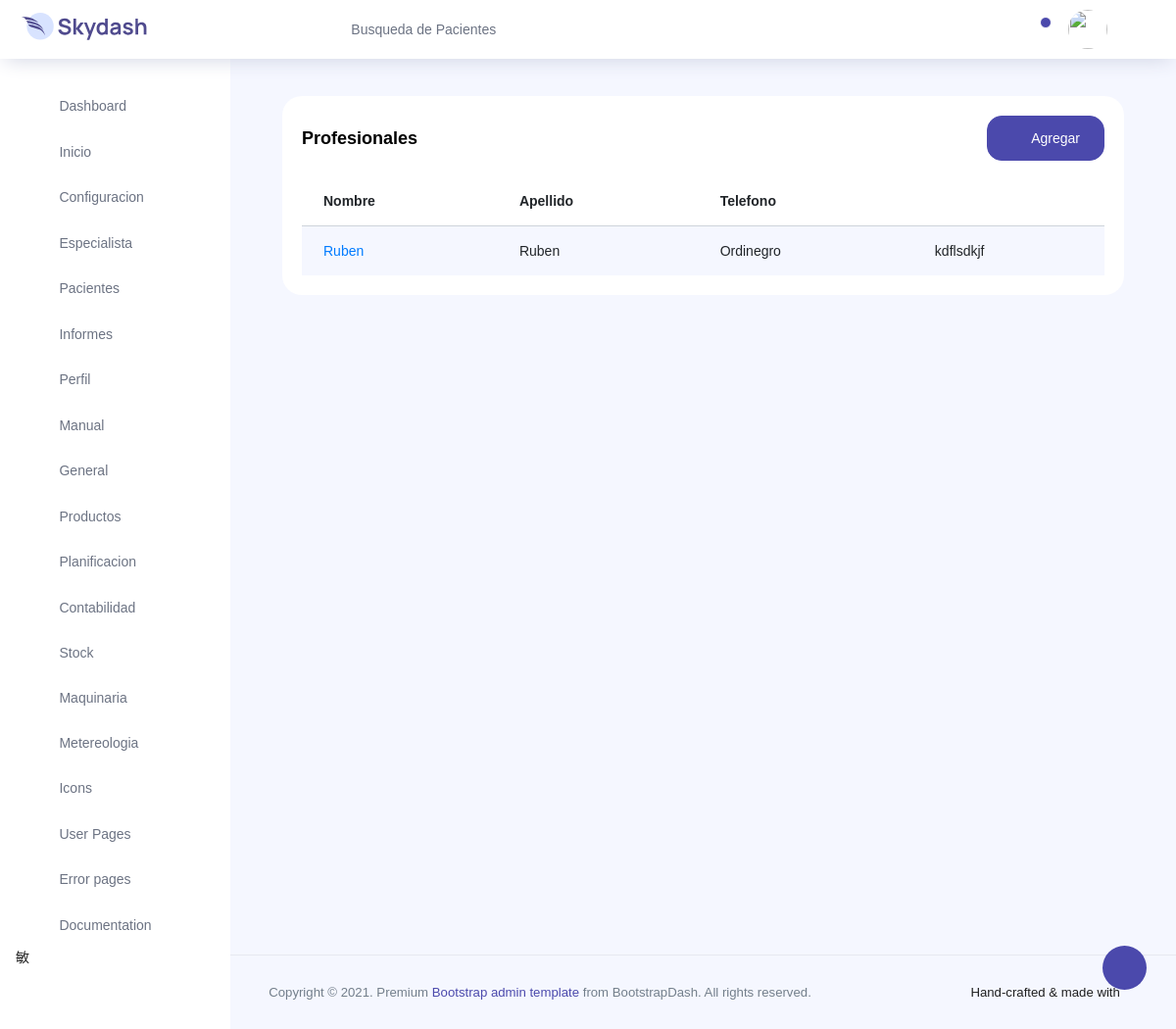
The page /pacientes (signed in) on the database as committed earlier.
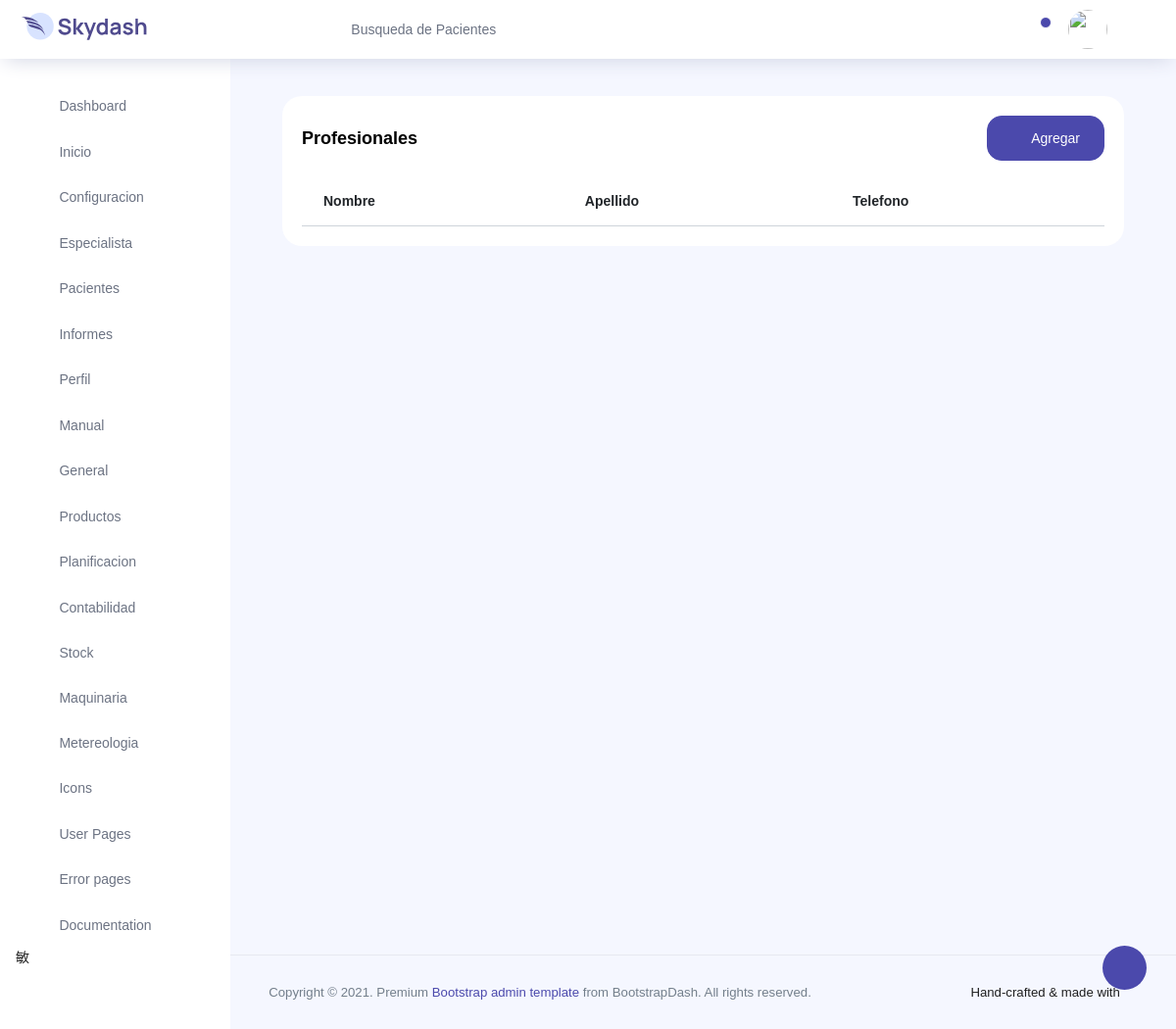
The same page on the database as committed later.
### clinica/models.py (models this page shows, shortened)
class Paciente(models.Model):
    nombre = models.CharField(max_length=100, verbose_name=_('nombre'))
    apellido = models.CharField(max_length=100, verbose_name=_('apellido'))
    fecha_nacimiento = models.DateField(verbose_name=_('fecha_nacimiento'))
    tipo_documento = models.ForeignKey(TipoDocumento, on_delete=models.CASCADE, verbose_name=_('tipo_documento'), null=True, blank=True)
    dni = models.CharField(max_length=30, verbose_name=_('dni'))
    genero = models.CharField(max_length=1, choices=[
                                                        ('F', _('Femenino')),
                                                        ('M', _('Masculino')),
                                                    ]
                            )
    direccion = models.CharField(max_length=100)
    telefono = models.CharField(max_length=30)
    movil = models.CharField(max_length=30)
    email = models.EmailField()
    obra_social = models.ForeignKey(ObraSocial, on_delete=models.CASCADE, verbose_name=_("obra_social"))
    numero_afiliado = models.CharField(max_length=50)
    estado = models.CharField(max_length=1)
    clinicas = models.ManyToManyField(Clinica, related_name='pacientes')

### clinica/views.py (the view, shortened to what this page needs)
# urls.py: path('pacientes', pacientes, name='pacientes'),
@login_required
def pacientes(request, id = None):
    usuario = request.user
    if usuario.rubro_usuario.codigo != 'AC':
        return render(request, 'pag_error.html')
    clinica = usuario.clinica
    print(clinica)
    pacientes = Paciente.objects.filter(clinicas = clinica).order_by('apellido')
    modificacion = False
    form = None
    if request.method == 'GET':
        if id:
            paciente = get_object_or_404(Paciente, id=id, clinicas=clinica)
            form = PacienteABMForm(instance=paciente)
            modificacion = True
        else:
            form = PacienteABMForm()
    return render(request, 'pacientes.html', {
        'form': form,
        'pacientes': pacientes,
        'modificacion': modificacion,
    })

### clinica/form.py
class PacienteABMForm(BaseForm):
    def __init__(self, *args, **kwargs):
        super(PacienteABMForm, self).__init__(*args, **kwargs)
    class Meta:
        model = Paciente
        fields = '__all__'
        exclude = ['clinicas', 'estado']

### clinica/models.py (called while the page is built)
    def __str__(self):
        return str(self.razon_social)

    def __str__(self):
        return str(self.nombre)

    def __str__(self):
        return self.descripcion

### templates/pacientes.html (shortened to what this page needs)
{% extends 'base.html' %}
{% load static %}
{% load i18n %}
{% block plugin_css%}
<link rel="stylesheet" href="{% static 'vendors/datatables.net-bs4/dataTables.bootstrap4.css' %}">
<link rel="stylesheet" type="text/css" href="{% static 'js/select.dataTables.min.css' %}">
<link rel="stylesheet" href="{% static 'node_modules/mdi/font/css/materialdesignicons.min.css' %}">
{% endblock %}
{% block content %}
<div class="col-lg-12 grid-margin stretch-card">
  <div class="card">
    <div class="card-body">
      <div class="d-flex justify-content-between align-items-center mb-3">
        <h4 class="card-title mb-0">{% translate 'Profesionales' %}</h4>
        <a class="btn btn-primary" data-toggle="modal" data-target="#formModal">
          <i class="icon-head menu-icon mr-2"></i>{% translate 'Agregar' %}
        </a>
      </div>
      <div class="table-responsive table-hover">
        <table id='id_tabla' class="table table-striped">
          <thead>
            <tr>
              <th>{% translate 'Nombre' %}</th>
              <th>{% translate 'Apellido' %}</th>
              <th>{% translate 'Telefono' %}</th>
            </tr>
          </thead>
          <tbody>
            {% for paciente in pacientes %}
            <tr>
                <td>
                    <a href="/pacientes/{{ paciente.id }}">{{ paciente.nombre }}</a>
                </td>
                <td>{{ paciente.nombre }}</td>
                <td>{{ paciente.apellido }}</td>
                <td>{{ paciente.telefono }}</td>
            </tr>
            {% endfor %}
        </tbody>
        </table>
      </div>
    </div>
  </div>
</div>
{% endblock %}
{% block nav %}
{% include 'nav_home.html' %}
{% endblock %}

### templates/base.html (shortened to what this page needs)
<!DOCTYPE html>
{% load static %}
<html lang="en">
<head>
  <link rel="stylesheet" href="{% static 'vendors/feather/feather.css' %}">
  <link rel="stylesheet" href="{% static 'vendors/ti-icons/css/themify-icons.css' %}">
  <link rel="stylesheet" href="{% static 'vendors/css/vendor.bundle.base.css' %}">
  <link rel="stylesheet" href="{% static 'node_modules/mdi/font/css/materialdesignicons.min.css' %}"/>
  {% block plugin_css %}
  {% endblock %}
  <link rel="stylesheet" href="{% static 'css/vertical-layout-light/style.css' %}">
</head>
<body>
  <div class="container-scroller">
    <nav class="navbar col-lg-12 col-12 p-0 fixed-top d-flex flex-row">
      <div class="text-center navbar-brand-wrapper d-flex align-items-center justify-content-center">
        <a class="navbar-brand brand-logo mr-5" href="/"><img src="{% static 'images/logo.svg' %}" class="mr-2" alt="logo"/></a>
      </div>
      <div class="navbar-menu-wrapper d-flex align-items-center justify-content-end">
        <button class="navbar-toggler navbar-toggler align-self-center" type="button" data-toggle="minimize">
          <span class="icon-menu"></span>
        </button>
        <ul class="navbar-nav mr-lg-2">
          <li class="nav-item nav-search d-none d-lg-block">
            <div class="input-group">
              <div class="input-group-prepend hover-cursor" id="navbar-search-icon">
                <span class="input-group-text" id="search">
                  <i class="icon-search"></i>
                </span>
              </div>
              <input id= 'id_search_top_bar' type="text" class="form-control" id="navbar-search-input" placeholder="Search now" aria-label="search" aria-describedby="search">
            </div>
          </li>
        </ul>
        <ul class="navbar-nav navbar-nav-right">
          <li class="nav-item dropdown">
            <a class="nav-link count-indicator dropdown-toggle" id="notificationDropdown" href="#" data-toggle="dropdown">
              <i class="icon-bell mx-0"></i>
              <span class="count"></span>
            </a>
          </li>
          <li class="nav-item nav-profile dropdown">
            <a class="nav-link dropdown-toggle" href="#" data-toggle="dropdown" id="profileDropdown">
              <img src={{user.profile.image.url}} alt=""/>
            </a>
          </li>
          <li class="nav-item nav-settings d-none d-lg-flex">
            <a class="nav-link" href="#">
              <i class="icon-ellipsis"></i>
            </a>
          </li>
        </ul>
      </div>
    </nav>
    <div class="container-fluid page-body-wrapper">
      <div class="theme-setting-wrapper">
        <div id="settings-trigger"><i class="ti-settings"></i></div>
      </div>
      <nav class="sidebar sidebar-offcanvas" id="sidebar">
        <ul class="nav">
          <li class="nav-item">
            <a class="nav-link" href="/">
              <i class="icon-grid menu-icon"></i>
              <span class="menu-title">Dashboard</span>
            </a>
          </li>
          {% block nav %}
          {% endblock %}
        </ul>
      </nav>
      <div class="main-panel">
        <div class="content-wrapper">
            {% block content %}
            {% endblock %}
        </div>
        <footer class="footer">
          <div class="d-sm-flex justify-content-center justify-content-sm-between">
            <span class="text-muted text-center text-sm-left d-block d-sm-inline-block">Copyright © 2021.  Premium <a href="https://www.bootstrapdash.com/" target="_blank">Bootstrap admin template</a> from BootstrapDash. All rights reserved.</span>
            <span class="float-none float-sm-right d-block mt-1 mt-sm-0 text-center">Hand-crafted & made with <i class="ti-heart text-danger ml-1"></i></span>
          </div>
        </footer>
      </div>
    </div>
  </div>
</body>
</html>

### templates/nav_home.html (shortened to what this page needs)
{% load i18n %}
{% block nav %}
  <li class="nav-item">
    <a class="nav-link" href="{% url 'inicio' %}">
      <i class="icon-cog menu-icon"></i>
      <span class="menu-title">{% translate "Inicio" %}</span>
    </a>
  </li>
  <li class="nav-item">
    <a class="nav-link" data-toggle="collapse" href="#ui-basic" aria-expanded="false" aria-controls="ui-basic">
      <i class="icon-cog menu-icon"></i>
      <span class="menu-title">{% translate "Configuracion" %}</span>
      <i class="menu-arrow"></i>
    </a>
  </li>
  <li class="nav-item">
    <a class="nav-link" href="/profesionales">
      <i class="icon-tag menu-icon"></i>
      <span class="menu-title">{% translate "Especialista" %}</span>
    </a>
  </li>
  <li class="nav-item">
    <a class="nav-link" href="/pacientes">
      <i class="icon-tag menu-icon"></i>
      <span class="menu-title">{% translate "Pacientes" %}</span>
    </a>
  </li>
  <li class="nav-item">
    <a class="nav-link" href="#">
      <i class="icon-tag menu-icon"></i>
      <span class="menu-title">{% translate "Informes" %}</span>
    </a>
  </li>
  <li class="nav-item">
    <a class="nav-link" href="#">
      <i class="icon-tag menu-icon"></i>
      <span class="menu-title">{% translate "Perfil" %}</span>
    </a>
  </li>
  <li class="nav-item">
    <a class="nav-link" href="#">
      <i class="icon-tag menu-icon"></i>
      <span class="menu-title">{% translate "Manual" %}</span>
    </a>
  </li>
  <li class="nav-item">
    <a class="nav-link" data-toggle="collapse" href="#ui-basic" aria-expanded="false" aria-controls="ui-basic">
      <i class="icon-cog menu-icon"></i>
      <span class="menu-title">General</span>
      <i class="menu-arrow"></i>
    </a>
  </li>
  <li class="nav-item">
    <a class="nav-link" data-toggle="collapse" href="#form-elements" aria-expanded="false" aria-controls="form-elements">
      <i class="icon-tag menu-icon"></i>
      <span class="menu-title">Productos</span>
      <i class="menu-arrow"></i>
    </a>
  </li>
  <li class="nav-item">
    <a class="nav-link" data-toggle="collapse" href="#charts" aria-expanded="false" aria-controls="charts">
      <i class="icon-bar-graph-2 menu-icon"></i>
      <span class="menu-title">Planificacion</span>
      <i class="menu-arrow"></i>
    </a>
  </li>
  <li class="nav-item">
    <a class="nav-link" data-toggle="collapse" href="#tables" aria-expanded="false" aria-controls="tables">
      <i class="icon-paper menu-icon"></i>
      <span class="menu-title">Contabilidad</span>
      <i class="menu-arrow"></i>
    </a>
  </li>
  <li class="nav-item">
    <a class="nav-link" data-toggle="collapse" href="#stock" aria-expanded="false" aria-controls="stock">
      <i class="mdi mdi-home  menu-icon"></i>
      <span class="menu-title">Stock</span>
      <i class="menu-arrow"></i>
    </a>
  </li>
  <li class="nav-item">
    <a class="nav-link" data-toggle="collapse" href="#Maquinaria" aria-expanded="false" aria-controls="tables">
      <i class=" mdi mdi-truck   menu-icon"></i>
      <span class="menu-title">Maquinaria</span>
      <i class="menu-arrow"></i>
    </a>
  </li>
  <li class="nav-item">
    <a class="nav-link" data-toggle="collapse" href="#Meteorologia" aria-expanded="false" aria-controls="tables">
      <i class=" mdi mdi-weather-lightning  menu-icon"></i>
      <span class="menu-title">Metereologia</span>
      <i class="menu-arrow"></i>
    </a>
  </li>
  <li class="nav-item">
    <a class="nav-link" data-toggle="collapse" href="#icons" aria-expanded="false" aria-controls="icons">
      <i class="icon-contract menu-icon"></i>
      <span class="menu-title">Icons</span>
      <i class="menu-arrow"></i>
    </a>
  </li>
  <li class="nav-item">
    <a class="nav-link" data-toggle="collapse" href="#auth" aria-expanded="false" aria-controls="auth">
      <i class="icon-head menu-icon"></i>
      <span class="menu-title">User Pages</span>
      <i class="menu-arrow"></i>
    </a>
  </li>
  <li class="nav-item">
    <a class="nav-link" data-toggle="collapse" href="#error" aria-expanded="false" aria-controls="error">
      <i class="icon-ban menu-icon"></i>
      <span class="menu-title">Error pages</span>
      <i class="menu-arrow"></i>
    </a>
  </li>
  <li class="nav-item">
    <a class="nav-link" href="pages/documentation/documentation.html">
      <i class="icon-paper menu-icon"></i>
      <span class="menu-title">Documentation</span>
    </a>
    <i class="mdi mdi-doctor"></i>
  </li>
  {% endblock %}

Rows that differ between the two databases and show on the page:
removed Paciente: nombre "Ruben", apellido "Ordinegro", telefono "kdflsdkjf"
